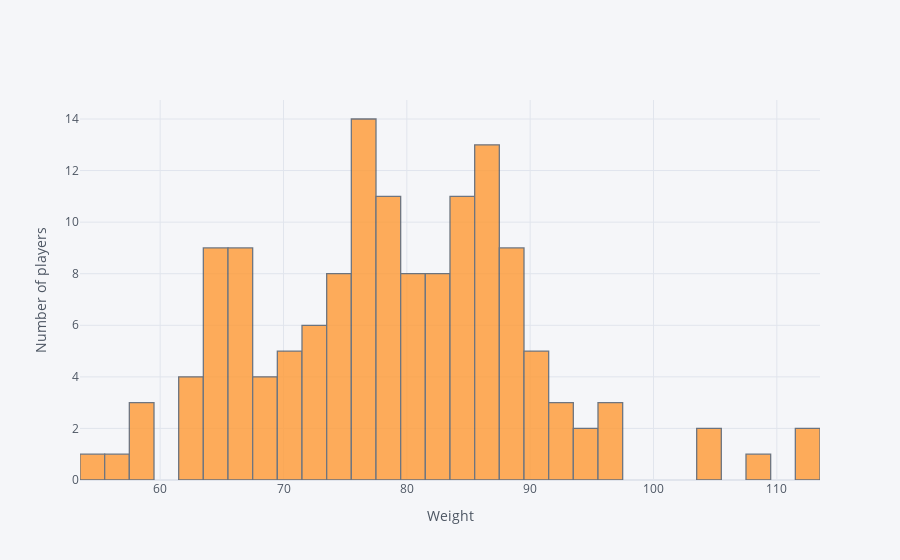

Notebook code for this chart:
### Code cell
wnba['Weight'].iplot(kind='hist',bins=50, xTitle='Weight', yTitle='Number of players')

### Figure 1 — Plotly figure (JSON) as saved in the notebook; plotly's stock layout.template omitted (floating-point values rounded to 4 significant figures; data arrays with more than 128 entries replaced by an {"elided": "..."} marker saying what was removed)
{"data": [{"histfunc": "count", "histnorm": "", "marker": {"color": "rgba(255, 153, 51, 1.0)", "line": {"color": "#4D5663", "width": 1.3}}, "name": "Weight", "nbinsx": 50, "opacity": 0.8, "orientation": "v", "type": "histogram", "x": {"elided": "142 int values"}}], "layout": {"barmode": "overlay", "legend": {"bgcolor": "#F5F6F9", "font": {"color": "#4D5663"}}, "paper_bgcolor": "#F5F6F9", "plot_bgcolor": "#F5F6F9", "title": {"font": {"color": "#4D5663"}}, "xaxis": {"gridcolor": "#E1E5ED", "showgrid": true, "tickfont": {"color": "#4D5663"}, "title": {"font": {"color": "#4D5663"}, "text": "Weight"}, "zerolinecolor": "#E1E5ED"}, "yaxis": {"gridcolor": "#E1E5ED", "showgrid": true, "tickfont": {"color": "#4D5663"}, "title": {"font": {"color": "#4D5663"}, "text": "Number of players"}, "zerolinecolor": "#E1E5ED"}}}
